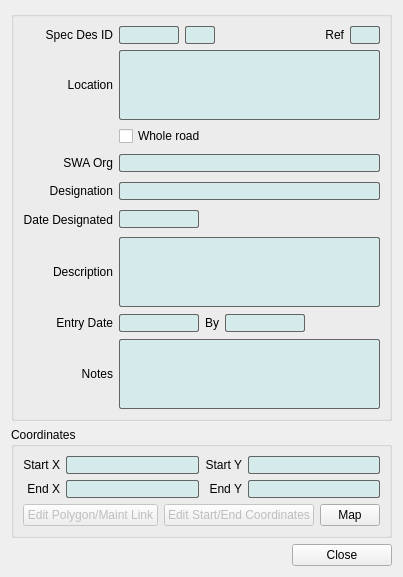
<?xml version="1.0" encoding="UTF-8"?>
<ui version="4.0">
 <class>srwrSpecDesDialog</class>
 <widget class="QDialog" name="srwrSpecDesDialog">
  <property name="windowModality">
   <enum>Qt::NonModal</enum>
  </property>
  <property name="geometry">
   <rect>
    <x>0</x>
    <y>0</y>
    <width>372</width>
    <height>567</height>
   </rect>
  </property>
  <property name="windowTitle">
   <string>Special Designation Record</string>
  </property>
  <layout class="QGridLayout" name="gridLayout">
   <item row="0" column="0">
    <widget class="QGroupBox" name="groupBox">
     <property name="title">
      <string/>
     </property>
     <layout class="QGridLayout" name="gridLayout_3">
      <item row="0" column="0">
       <layout class="QGridLayout" name="gridLayout_9">
        <item row="1" column="0">
         <widget class="QLabel" name="locationLabel">
          <property name="text">
           <string>Location</string>
          </property>
          <property name="alignment">
           <set>Qt::AlignRight|Qt::AlignTrailing|Qt::AlignVCenter</set>
          </property>
         </widget>
        </item>
        <item row="1" column="1">
         <layout class="QHBoxLayout" name="horizontalLayout">
          <item>
           <widget class="QTextEdit" name="locationTextEdit">
            <property name="styleSheet">
             <string notr="true">border-width:0.5px;
border-style: solid;
border-radius: 2px;
border-color:  rgb(100,100,100);
background-color: rgb(213, 234, 234);</string>
            </property>
            <property name="readOnly">
             <bool>true</bool>
            </property>
           </widget>
          </item>
         </layout>
        </item>
        <item row="4" column="1">
         <widget class="QStackedWidget" name="stackedWidget_3">
          <property name="currentIndex">
           <number>0</number>
          </property>
          <widget class="QWidget" name="page_11">
           <layout class="QGridLayout" name="gridLayout_12">
            <property name="leftMargin">
             <number>0</number>
            </property>
            <property name="topMargin">
             <number>0</number>
            </property>
            <property name="rightMargin">
             <number>0</number>
            </property>
            <property name="bottomMargin">
             <number>0</number>
            </property>
            <property name="spacing">
             <number>0</number>
            </property>
            <item row="0" column="0">
             <widget class="QLineEdit" name="designationLineEdit">
              <property name="styleSheet">
               <string notr="true">border-width:0.5px;
border-style: solid;
border-radius: 2px;
border-color:  rgb(100,100,100);
background-color: rgb(213, 234, 234);</string>
              </property>
              <property name="readOnly">
               <bool>true</bool>
              </property>
             </widget>
            </item>
           </layout>
          </widget>
          <widget class="QWidget" name="page_12">
           <layout class="QGridLayout" name="gridLayout_13">
            <property name="leftMargin">
             <number>0</number>
            </property>
            <property name="topMargin">
             <number>0</number>
            </property>
            <property name="rightMargin">
             <number>0</number>
            </property>
            <property name="bottomMargin">
             <number>0</number>
            </property>
            <property name="spacing">
             <number>0</number>
            </property>
            <item row="0" column="0">
             <widget class="QComboBox" name="designationComboBox"/>
            </item>
           </layout>
          </widget>
         </widget>
        </item>
        <item row="7" column="1">
         <layout class="QHBoxLayout" name="horizontalLayout_3">
          <item>
           <widget class="QLineEdit" name="entryDateLineEdit">
            <property name="sizePolicy">
             <sizepolicy hsizetype="Maximum" vsizetype="Fixed">
              <horstretch>0</horstretch>
              <verstretch>0</verstretch>
             </sizepolicy>
            </property>
            <property name="minimumSize">
             <size>
              <width>40</width>
              <height>0</height>
             </size>
            </property>
            <property name="maximumSize">
             <size>
              <width>80</width>
              <height>16777215</height>
             </size>
            </property>
            <property name="styleSheet">
             <string notr="true">border-width:0.5px;
border-style: solid;
border-radius: 2px;
border-color:  rgb(100,100,100);
background-color: rgb(213, 234, 234);</string>
            </property>
            <property name="readOnly">
             <bool>true</bool>
            </property>
           </widget>
          </item>
          <item>
           <widget class="QLabel" name="byLabel">
            <property name="text">
             <string>By</string>
            </property>
            <property name="alignment">
             <set>Qt::AlignRight|Qt::AlignTrailing|Qt::AlignVCenter</set>
            </property>
           </widget>
          </item>
          <item>
           <widget class="QLineEdit" name="byLineEdit">
            <property name="sizePolicy">
             <sizepolicy hsizetype="Maximum" vsizetype="Fixed">
              <horstretch>0</horstretch>
              <verstretch>0</verstretch>
             </sizepolicy>
            </property>
            <property name="maximumSize">
             <size>
              <width>80</width>
              <height>16777215</height>
             </size>
            </property>
            <property name="styleSheet">
             <string notr="true">border-width:0.5px;
border-style: solid;
border-radius: 2px;
border-color:  rgb(100,100,100);
background-color: rgb(213, 234, 234);</string>
            </property>
            <property name="readOnly">
             <bool>true</bool>
            </property>
           </widget>
          </item>
          <item>
           <spacer name="horizontalSpacer_2">
            <property name="orientation">
             <enum>Qt::Horizontal</enum>
            </property>
            <property name="sizeHint" stdset="0">
             <size>
              <width>40</width>
              <height>20</height>
             </size>
            </property>
           </spacer>
          </item>
         </layout>
        </item>
        <item row="5" column="1">
         <widget class="QStackedWidget" name="adoptStackedWidget">
          <property name="sizePolicy">
           <sizepolicy hsizetype="Expanding" vsizetype="Maximum">
            <horstretch>0</horstretch>
            <verstretch>0</verstretch>
           </sizepolicy>
          </property>
          <property name="maximumSize">
           <size>
            <width>16777215</width>
            <height>80</height>
           </size>
          </property>
          <property name="currentIndex">
           <number>0</number>
          </property>
          <widget class="QWidget" name="page">
           <layout class="QGridLayout" name="gridLayout_4">
            <property name="leftMargin">
             <number>0</number>
            </property>
            <property name="topMargin">
             <number>0</number>
            </property>
            <property name="rightMargin">
             <number>0</number>
            </property>
            <property name="bottomMargin">
             <number>0</number>
            </property>
            <property name="spacing">
             <number>0</number>
            </property>
            <item row="0" column="0">
             <widget class="QLineEdit" name="designationDateLineEdit">
              <property name="sizePolicy">
               <sizepolicy hsizetype="Maximum" vsizetype="Fixed">
                <horstretch>0</horstretch>
                <verstretch>0</verstretch>
               </sizepolicy>
              </property>
              <property name="maximumSize">
               <size>
                <width>80</width>
                <height>16777215</height>
               </size>
              </property>
              <property name="styleSheet">
               <string notr="true">border-width:0.5px;
border-style: solid;
border-radius: 2px;
border-color:  rgb(100,100,100);
background-color: rgb(213, 234, 234);</string>
              </property>
              <property name="readOnly">
               <bool>true</bool>
              </property>
             </widget>
            </item>
            <item row="0" column="1">
             <spacer name="horizontalSpacer">
              <property name="orientation">
               <enum>Qt::Horizontal</enum>
              </property>
              <property name="sizeHint" stdset="0">
               <size>
                <width>40</width>
                <height>20</height>
               </size>
              </property>
             </spacer>
            </item>
           </layout>
          </widget>
          <widget class="QWidget" name="page_2">
           <layout class="QGridLayout" name="gridLayout_8">
            <property name="leftMargin">
             <number>0</number>
            </property>
            <property name="topMargin">
             <number>0</number>
            </property>
            <property name="rightMargin">
             <number>0</number>
            </property>
            <property name="bottomMargin">
             <number>0</number>
            </property>
            <property name="spacing">
             <number>0</number>
            </property>
            <item row="0" column="0">
             <widget class="QDateEdit" name="designationDateDateEdit">
              <property name="sizePolicy">
               <sizepolicy hsizetype="Maximum" vsizetype="Fixed">
                <horstretch>0</horstretch>
                <verstretch>0</verstretch>
               </sizepolicy>
              </property>
              <property name="maximumSize">
               <size>
                <width>80</width>
                <height>16777215</height>
               </size>
              </property>
              <property name="calendarPopup">
               <bool>true</bool>
              </property>
             </widget>
            </item>
            <item row="0" column="1">
             <spacer name="horizontalSpacer_3">
              <property name="orientation">
               <enum>Qt::Horizontal</enum>
              </property>
              <property name="sizeHint" stdset="0">
               <size>
                <width>40</width>
                <height>20</height>
               </size>
              </property>
             </spacer>
            </item>
           </layout>
          </widget>
         </widget>
        </item>
        <item row="2" column="1">
         <widget class="QCheckBox" name="wholeRoadCheckBox">
          <property name="text">
           <string>Whole road</string>
          </property>
         </widget>
        </item>
        <item row="0" column="0">
         <widget class="QLabel" name="maintIdLabel">
          <property name="text">
           <string>Spec Des ID</string>
          </property>
          <property name="alignment">
           <set>Qt::AlignRight|Qt::AlignTrailing|Qt::AlignVCenter</set>
          </property>
         </widget>
        </item>
        <item row="8" column="0">
         <widget class="QLabel" name="notesLabel">
          <property name="text">
           <string>Notes</string>
          </property>
          <property name="alignment">
           <set>Qt::AlignRight|Qt::AlignTrailing|Qt::AlignVCenter</set>
          </property>
         </widget>
        </item>
        <item row="0" column="1">
         <layout class="QGridLayout" name="gridLayout_2">
          <item row="0" column="1">
           <widget class="QLineEdit" name="versionLineEdit">
            <property name="sizePolicy">
             <sizepolicy hsizetype="Maximum" vsizetype="Fixed">
              <horstretch>0</horstretch>
              <verstretch>0</verstretch>
             </sizepolicy>
            </property>
            <property name="maximumSize">
             <size>
              <width>30</width>
              <height>16777215</height>
             </size>
            </property>
            <property name="styleSheet">
             <string notr="true">border-width:0.5px;
border-style: solid;
border-radius: 2px;
border-color:  rgb(100,100,100);
background-color: rgb(213, 234, 234);</string>
            </property>
            <property name="text">
             <string/>
            </property>
            <property name="readOnly">
             <bool>true</bool>
            </property>
           </widget>
          </item>
          <item row="0" column="0">
           <widget class="QLineEdit" name="specDesIdLineEdit">
            <property name="sizePolicy">
             <sizepolicy hsizetype="Maximum" vsizetype="Fixed">
              <horstretch>0</horstretch>
              <verstretch>0</verstretch>
             </sizepolicy>
            </property>
            <property name="maximumSize">
             <size>
              <width>60</width>
              <height>16777215</height>
             </size>
            </property>
            <property name="styleSheet">
             <string notr="true">border-width:0.5px;
border-style: solid;
border-radius: 2px;
border-color:  rgb(100,100,100);
background-color: rgb(213, 234, 234);</string>
            </property>
            <property name="readOnly">
             <bool>true</bool>
            </property>
           </widget>
          </item>
          <item row="0" column="2">
           <widget class="QLabel" name="refLabel">
            <property name="text">
             <string>Ref</string>
            </property>
            <property name="alignment">
             <set>Qt::AlignRight|Qt::AlignTrailing|Qt::AlignVCenter</set>
            </property>
           </widget>
          </item>
          <item row="0" column="3">
           <widget class="QLineEdit" name="refLineEdit">
            <property name="sizePolicy">
             <sizepolicy hsizetype="Maximum" vsizetype="Fixed">
              <horstretch>0</horstretch>
              <verstretch>0</verstretch>
             </sizepolicy>
            </property>
            <property name="maximumSize">
             <size>
              <width>30</width>
              <height>16777215</height>
             </size>
            </property>
            <property name="styleSheet">
             <string notr="true">border-width:0.5px;
border-style: solid;
border-radius: 2px;
border-color:  rgb(100,100,100);
background-color: rgb(213, 234, 234);</string>
            </property>
            <property name="readOnly">
             <bool>true</bool>
            </property>
           </widget>
          </item>
         </layout>
        </item>
        <item row="4" column="0">
         <widget class="QLabel" name="designationLabel">
          <property name="text">
           <string>Designation</string>
          </property>
          <property name="alignment">
           <set>Qt::AlignRight|Qt::AlignTrailing|Qt::AlignVCenter</set>
          </property>
         </widget>
        </item>
        <item row="3" column="0">
         <widget class="QLabel" name="swaLabel">
          <property name="text">
           <string>SWA Org</string>
          </property>
          <property name="alignment">
           <set>Qt::AlignRight|Qt::AlignTrailing|Qt::AlignVCenter</set>
          </property>
         </widget>
        </item>
        <item row="5" column="0">
         <widget class="QLabel" name="designationDateLabel">
          <property name="text">
           <string>Date Designated</string>
          </property>
          <property name="alignment">
           <set>Qt::AlignRight|Qt::AlignTrailing|Qt::AlignVCenter</set>
          </property>
         </widget>
        </item>
        <item row="7" column="0">
         <widget class="QLabel" name="entryDateLabel">
          <property name="text">
           <string>Entry Date</string>
          </property>
          <property name="alignment">
           <set>Qt::AlignRight|Qt::AlignTrailing|Qt::AlignVCenter</set>
          </property>
         </widget>
        </item>
        <item row="3" column="1">
         <widget class="QStackedWidget" name="stackedWidget_2">
          <property name="currentIndex">
           <number>0</number>
          </property>
          <widget class="QWidget" name="page_9">
           <layout class="QGridLayout" name="gridLayout_7">
            <property name="leftMargin">
             <number>0</number>
            </property>
            <property name="topMargin">
             <number>0</number>
            </property>
            <property name="rightMargin">
             <number>0</number>
            </property>
            <property name="bottomMargin">
             <number>0</number>
            </property>
            <property name="spacing">
             <number>0</number>
            </property>
            <item row="0" column="0">
             <widget class="QLineEdit" name="swaLineEdit">
              <property name="styleSheet">
               <string notr="true">border-width:0.5px;
border-style: solid;
border-radius: 2px;
border-color:  rgb(100,100,100);
background-color: rgb(213, 234, 234);</string>
              </property>
              <property name="readOnly">
               <bool>true</bool>
              </property>
             </widget>
            </item>
           </layout>
          </widget>
          <widget class="QWidget" name="page_10">
           <layout class="QGridLayout" name="gridLayout_10">
            <property name="leftMargin">
             <number>0</number>
            </property>
            <property name="topMargin">
             <number>0</number>
            </property>
            <property name="rightMargin">
             <number>0</number>
            </property>
            <property name="bottomMargin">
             <number>0</number>
            </property>
            <property name="spacing">
             <number>0</number>
            </property>
            <item row="0" column="0">
             <widget class="QComboBox" name="swaComboBox"/>
            </item>
           </layout>
          </widget>
         </widget>
        </item>
        <item row="8" column="1">
         <widget class="QTextEdit" name="notesTextEdit">
          <property name="styleSheet">
           <string notr="true">border-width:0.5px;
border-style: solid;
border-radius: 2px;
border-color:  rgb(100,100,100);
background-color: rgb(213, 234, 234);</string>
          </property>
          <property name="readOnly">
           <bool>true</bool>
          </property>
         </widget>
        </item>
        <item row="6" column="1">
         <widget class="QTextEdit" name="descTextEdit">
          <property name="styleSheet">
           <string notr="true">border-width:0.5px;
border-style: solid;
border-radius: 2px;
border-color:  rgb(100,100,100);
background-color: rgb(213, 234, 234);</string>
          </property>
         </widget>
        </item>
        <item row="6" column="0">
         <widget class="QLabel" name="descriptionlabel">
          <property name="text">
           <string>Description</string>
          </property>
          <property name="alignment">
           <set>Qt::AlignRight|Qt::AlignTrailing|Qt::AlignVCenter</set>
          </property>
         </widget>
        </item>
       </layout>
      </item>
     </layout>
    </widget>
   </item>
   <item row="1" column="0">
    <widget class="QGroupBox" name="coordinatesGroupBox">
     <property name="title">
      <string>Coordinates</string>
     </property>
     <layout class="QGridLayout" name="gridLayout_5">
      <item row="0" column="0">
       <layout class="QGridLayout" name="gridLayout_15">
        <property name="sizeConstraint">
         <enum>QLayout::SetDefaultConstraint</enum>
        </property>
        <property name="verticalSpacing">
         <number>6</number>
        </property>
        <item row="1" column="1">
         <widget class="QLineEdit" name="endXLineEdit">
          <property name="styleSheet">
           <string notr="true">border-width:0.5px;
border-style: solid;
border-radius: 2px;
border-color:  rgb(100,100,100);
background-color: rgb(213, 234, 234);</string>
          </property>
          <property name="readOnly">
           <bool>true</bool>
          </property>
         </widget>
        </item>
        <item row="0" column="2">
         <widget class="QLabel" name="startYLabel">
          <property name="layoutDirection">
           <enum>Qt::LeftToRight</enum>
          </property>
          <property name="text">
           <string>Start Y</string>
          </property>
          <property name="alignment">
           <set>Qt::AlignRight|Qt::AlignTrailing|Qt::AlignVCenter</set>
          </property>
         </widget>
        </item>
        <item row="1" column="0">
         <widget class="QLabel" name="endXLabel">
          <property name="text">
           <string>End X</string>
          </property>
          <property name="alignment">
           <set>Qt::AlignRight|Qt::AlignTrailing|Qt::AlignVCenter</set>
          </property>
         </widget>
        </item>
        <item row="0" column="3">
         <widget class="QLineEdit" name="startYLineEdit">
          <property name="styleSheet">
           <string notr="true">border-width:0.5px;
border-style: solid;
border-radius: 2px;
border-color:  rgb(100,100,100);
background-color: rgb(213, 234, 234);</string>
          </property>
          <property name="readOnly">
           <bool>true</bool>
          </property>
         </widget>
        </item>
        <item row="0" column="0">
         <widget class="QLabel" name="startXLabel">
          <property name="text">
           <string>Start X</string>
          </property>
          <property name="alignment">
           <set>Qt::AlignRight|Qt::AlignTrailing|Qt::AlignVCenter</set>
          </property>
         </widget>
        </item>
        <item row="0" column="1">
         <widget class="QLineEdit" name="startXLineEdit">
          <property name="styleSheet">
           <string notr="true">border-width:0.5px;
border-style: solid;
border-radius: 2px;
border-color:  rgb(100,100,100);
background-color: rgb(213, 234, 234);</string>
          </property>
          <property name="readOnly">
           <bool>true</bool>
          </property>
         </widget>
        </item>
        <item row="1" column="2">
         <widget class="QLabel" name="endYLabel">
          <property name="layoutDirection">
           <enum>Qt::LeftToRight</enum>
          </property>
          <property name="autoFillBackground">
           <bool>false</bool>
          </property>
          <property name="text">
           <string>End Y</string>
          </property>
          <property name="alignment">
           <set>Qt::AlignRight|Qt::AlignTrailing|Qt::AlignVCenter</set>
          </property>
         </widget>
        </item>
        <item row="1" column="3">
         <widget class="QLineEdit" name="endYLineEdit">
          <property name="styleSheet">
           <string notr="true">border-width:0.5px;
border-style: solid;
border-radius: 2px;
border-color:  rgb(100,100,100);
background-color: rgb(213, 234, 234);</string>
          </property>
          <property name="readOnly">
           <bool>true</bool>
          </property>
         </widget>
        </item>
       </layout>
      </item>
      <item row="1" column="0">
       <layout class="QHBoxLayout" name="horizontalLayout_4">
        <item>
         <widget class="QPushButton" name="editLinkPushButton">
          <property name="enabled">
           <bool>false</bool>
          </property>
          <property name="text">
           <string>Edit Polygon/Maint Link</string>
          </property>
         </widget>
        </item>
        <item>
         <widget class="QPushButton" name="editCoordsPushButton">
          <property name="enabled">
           <bool>false</bool>
          </property>
          <property name="text">
           <string>Edit Start/End Coordinates</string>
          </property>
         </widget>
        </item>
        <item>
         <spacer name="horizontalSpacer_5">
          <property name="orientation">
           <enum>Qt::Horizontal</enum>
          </property>
          <property name="sizeHint" stdset="0">
           <size>
            <width>40</width>
            <height>20</height>
           </size>
          </property>
         </spacer>
        </item>
        <item>
         <widget class="QPushButton" name="mapPushButton">
          <property name="maximumSize">
           <size>
            <width>60</width>
            <height>16777215</height>
           </size>
          </property>
          <property name="text">
           <string>Map</string>
          </property>
         </widget>
        </item>
       </layout>
      </item>
     </layout>
    </widget>
   </item>
   <item row="2" column="0">
    <layout class="QHBoxLayout" name="horizontalLayout_5">
     <item>
      <spacer name="horizontalSpacer_4">
       <property name="orientation">
        <enum>Qt::Horizontal</enum>
       </property>
       <property name="sizeHint" stdset="0">
        <size>
         <width>40</width>
         <height>20</height>
        </size>
       </property>
      </spacer>
     </item>
     <item>
      <widget class="QPushButton" name="closePushButton">
       <property name="minimumSize">
        <size>
         <width>100</width>
         <height>0</height>
        </size>
       </property>
       <property name="text">
        <string>Close</string>
       </property>
      </widget>
     </item>
    </layout>
   </item>
  </layout>
 </widget>
 <resources/>
 <connections/>
 <slots>
  <slot>scopy()</slot>
 </slots>
</ui>
